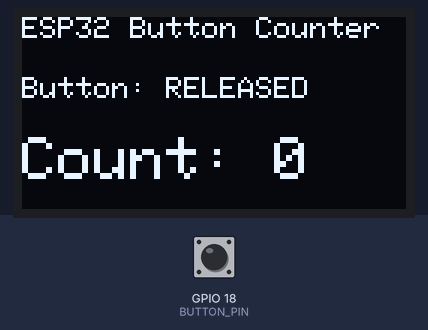
Bench run of a program on a simulated ESP32. On the bench: 128×64 one-colour display. Inputs (shaded band) come from the test bench; at power-on: GPIO 18 (BUTTON_PIN) HIGH. What the program prints to the serial monitor is not drawn.

Above: at 1.2 s.
1.3 s: GPIO 18 (BUTTON_PIN) pulled LOW for 0.15 s
At 1.9 s:
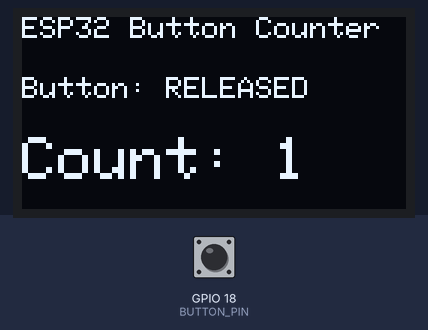
3.0 s: GPIO 18 (BUTTON_PIN) pulled LOW for 1 s
At 3.7 s:
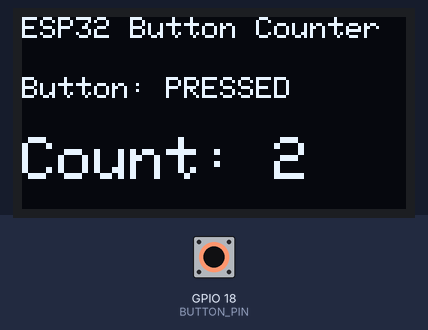
5.5 s: GPIO 18 (BUTTON_PIN) pulled LOW for 0.15 s
At 6.3 s:
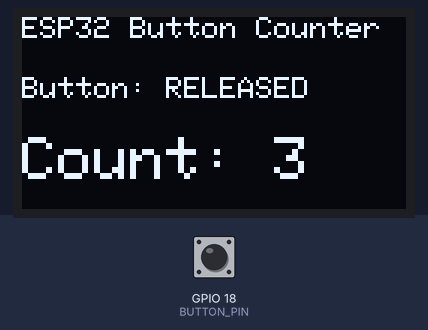
7.2 s: GPIO 18 (BUTTON_PIN) pulled LOW for 1 s
At 8.9 s:
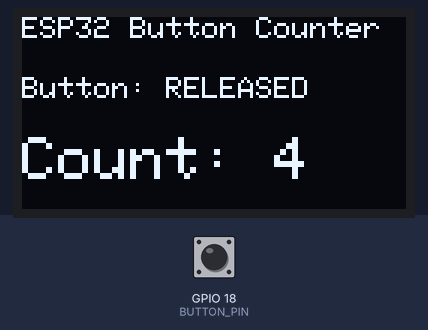
Timing chart, 0 to 10.4 s (numbered marks = the images above; inputs shaded):
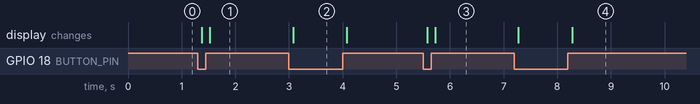

The program:

main.cpp
```cpp
#include <Arduino.h>
#include <Wire.h>
#include <Adafruit_GFX.h>
#include <Adafruit_SSD1306.h>

#define SCREEN_WIDTH  128
#define SCREEN_HEIGHT 64
#define OLED_ADDRESS  0x3C
#define SDA_PIN       21
#define SCL_PIN       22
#define BUTTON_PIN    18

const unsigned long DEBOUNCE_MS = 50;

Adafruit_SSD1306 display(SCREEN_WIDTH, SCREEN_HEIGHT, &Wire, -1);

int pressCount = 0;
int lastReading = HIGH;
int stableState = HIGH;
unsigned long lastChangeTime = 0;

void drawScreen() {
  display.clearDisplay();
  display.setTextColor(SSD1306_WHITE);

  display.setTextSize(1);
  display.setCursor(0, 0);
  display.println("ESP32 Button Counter");

  display.setCursor(0, 20);
  display.print("Button: ");
  display.println(stableState == LOW ? "PRESSED" : "RELEASED");

  display.setTextSize(2);
  display.setCursor(0, 40);
  display.print("Count: ");
  display.print(pressCount);

  display.display();   // push buffer to the screen
}

void setup() {
  Serial.begin(115200);
  pinMode(BUTTON_PIN, INPUT_PULLUP);
  Wire.begin(SDA_PIN, SCL_PIN);

  if (!display.begin(SSD1306_SWITCHCAPVCC, OLED_ADDRESS)) {
    Serial.println("OLED not found! Check SDA/SCL/VCC/GND wiring.");
    while (true) { delay(1000); }
  }

  stableState = digitalRead(BUTTON_PIN);
  lastReading = stableState;
  drawScreen();
  Serial.println("System ready. Press the button.");
}

void loop() {
  int reading = digitalRead(BUTTON_PIN);

  // Raw input changed (could be bounce): restart the stability timer
  if (reading != lastReading) {
    lastChangeTime = millis();
    lastReading = reading;
  }

  // Input stable for DEBOUNCE_MS and different from accepted state: accept it
  if ((millis() - lastChangeTime) >= DEBOUNCE_MS && reading != stableState) {
    stableState = reading;

    if (stableState == LOW) {          // count only on press, once
      pressCount++;
      Serial.print("Press accepted. Count = ");
      Serial.println(pressCount);
    } else {
      Serial.println("Button released");
    }
    drawScreen();
  }
}
```

Measured:
- after the input at 1.3 s, the display: first changes after 0.08 s (image 1 shows a later state)
- after the input at 3.0 s, the display: changes after 0.08 s (image 2)
- after the input at 5.5 s, the display: first changes after 0.08 s (image 3 shows a later state)
- after the input at 7.2 s, the display: first changes after 0.08 s (image 4 shows a later state)
